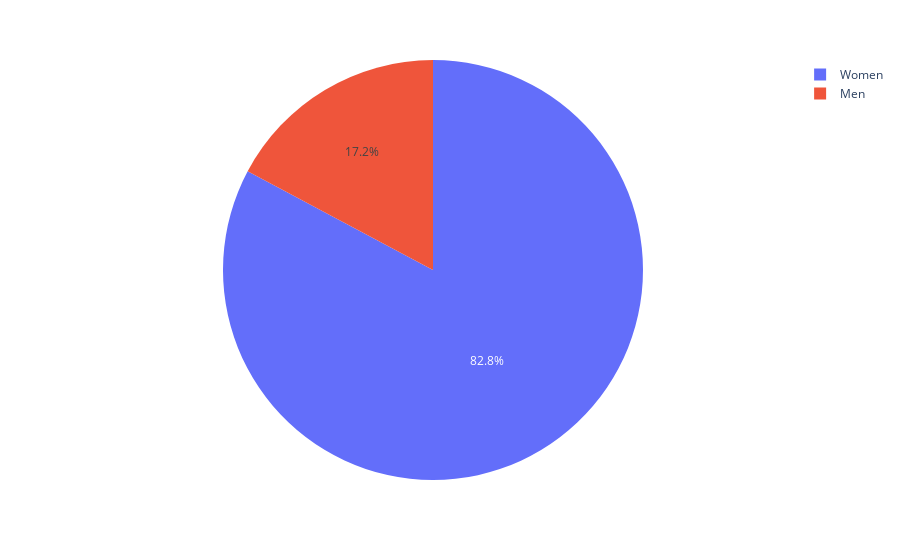

Notebook code cell kept with this figure:
### Code cell
px.pie(df, names=df.gender2.unique(), values=df.gender2.value_counts())

### Figure 1 — Plotly figure (JSON) as saved in the notebook; plotly's stock layout.template omitted (floating-point values rounded to 4 significant figures)
{"data": [{"domain": {"x": [0, 1], "y": [0, 1]}, "hovertemplate": "label=%{label}<br>value=%{value}<extra></extra>", "labels": ["Women", "Men"], "legendgroup": "", "name": "", "showlegend": true, "type": "pie", "values": [178, 37]}], "layout": {"legend": {"tracegroupgap": 0}, "margin": {"t": 60}}}
